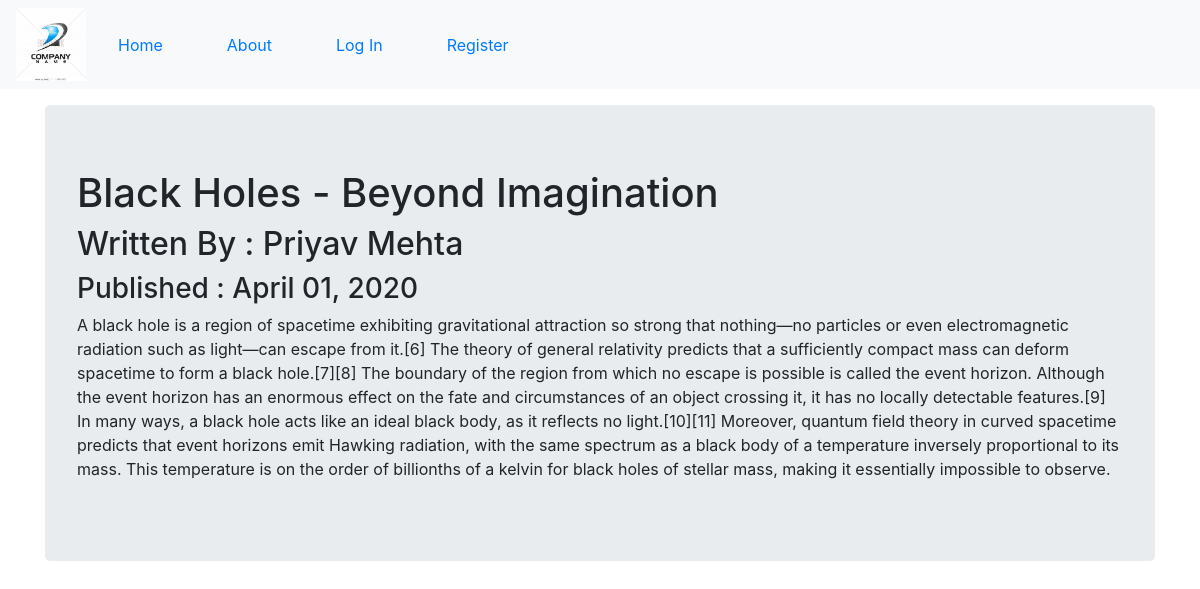
/4, run on the app's committed database.
### company_blog/models.py (models this page shows, shortened)
class BlogPost(db.Model):
	users = db.relationship(User)
	id = db.Column(db.Integer,primary_key = True)
	user_id = db.Column(db.Integer,db.ForeignKey('users.id'),nullable = False)
	date = db.Column(db.DateTime,nullable = False,default = datetime.utcnow)
	title = db.Column(db.String(140),nullable = False)
	text = db.Column(db.Text,nullable = False)

class User(db.Model,UserMixin):
	__tablename__ = 'users'
	id = db.Column(db.Integer,primary_key = True)
	profile_image = db.Column(db.String(64),default = 'default_image.jpg')
	email = db.Column(db.String(64),unique = True,index = True)
	username = db.Column(db.String(64),unique = True,index = True)
	password_hash = db.Column(db.String(128))
	posts = db.relationship('BlogPost',backref = 'author',lazy = True)

### company_blog/blog_posts/views.py (the view)
@blog_posts.route('/<int:blog_post_id>')
def blog_post(blog_post_id):
    blogPost = BlogPost.query.get_or_404(blog_post_id)
    return render_template('blog_post.html',title = blogPost.title,
                            date = blogPost.date,post = blogPost)

### company_blog/templates/blog_post.html (shortened to what this page needs)
{% extends 'base.html' %}
{% block content %}
<div class="jumbotron">
    <h1>{{post.title}}</h1>
    <h2>Written By : {{post.author.username}}</h2>
    <h3>Published : {{post.date.strftime('%B %d, %Y')}}</h3>
    <p>{{post.text}}</p>
</div>
{% endblock %}

### data on the page
BlogPost: title "Black Holes - Beyond Imagination", date "April 01, 2020", text "A black hole is a region of spacetime exhibiting gravitational attraction so strong that nothing—no particles or even electromagnetic radiation such as light—can escape from it.[6] The theory of general relativity predicts that a sufficiently compact mass can deform spacetime to form a black hole.[7][8] The boundary of the region from which no escape is possible is called the event horizon. Although the event horizon has an enormous effect on the fate and circumstances of an object crossing it, it has no locally detectable features.[9] In many ways, a black hole acts like an ideal black body, as it reflects no light.[10][11] Moreover, quantum field theory in curved spacetime predicts that…"
User: author.username "Priyav Mehta"
